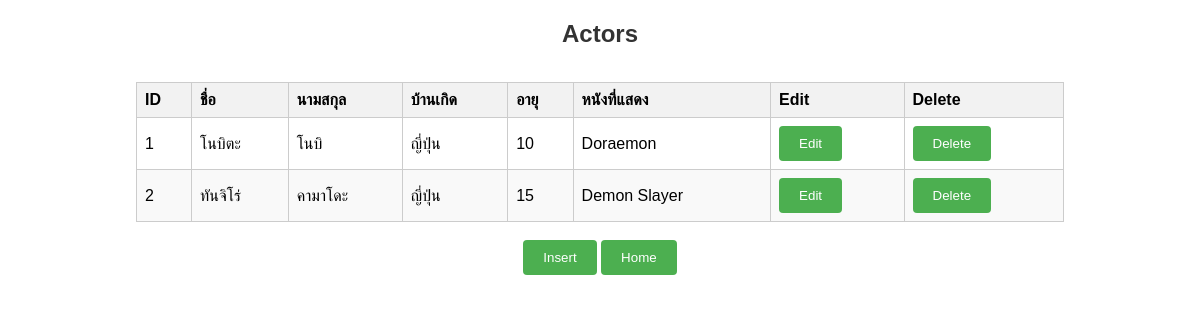
The app's page /actormenu.php, older data.
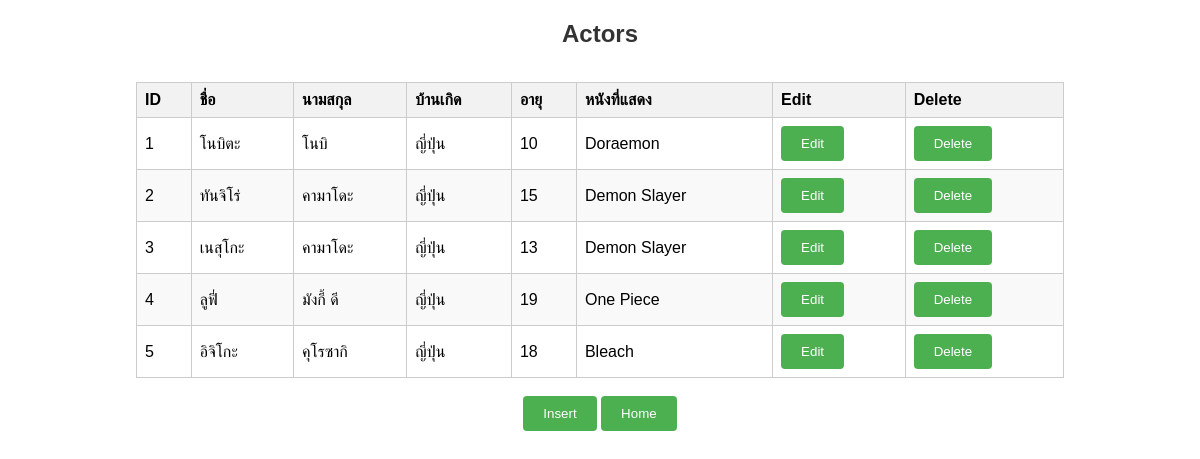
The same page, newer data.
### tables this page shows
CREATE TABLE `actor` (
  `aid` varchar(3) NOT NULL,
  `aname` varchar(20) NOT NULL,
  `alastname` varchar(30) NOT NULL,
  `aaddress` varchar(50) NOT NULL,
  `aage` int(10) NOT NULL
);

CREATE TABLE `product` (
  `pid` varchar(3) NOT NULL,
  `pname` varchar(20) NOT NULL,
  `pdetail` varchar(400) NOT NULL,
  `ptime` varchar(11) NOT NULL,
  `pdate` date NOT NULL
);

### actormenu.php (the view, shortened to what this page needs)
<!DOCTYPE html>
<html lang="en">
<head>
  <link rel="stylesheet" href="style.css">
</head>
<body>
  <?php
  require 'conn.php';
  $sql = "SELECT a.*, p.pname FROM actor a
            LEFT JOIN actor_product ap ON a.aid = ap.aid
            LEFT JOIN product p ON ap.pid = p.pid";
  $result = $conn->query($sql);
  ?>
  <h1>Actors</h1><br>
  <table>
    <thead>
      <tr>
        <th>ID</th>
        <th>ชื่อ</th>
        <th>นามสกุล</th>
        <th>บ้านเกิด</th>
        <th>อายุ</th>
        <th>หนังที่แสดง</th>
        <th>Edit</th>
        <th>Delete</th>
      </tr>
    </thead>
    <tbody>
      <?php
      if ($result->num_rows > 0) {
        while ($row = $result->fetch_assoc()) {
          echo "<tr><td>"
            . $row["aid"] . "</td>"
            . "<td>" . $row["aname"] . "</td>"
            . "<td>" . $row["alastname"] . "</td>"
            . "<td>" . $row["aaddress"] . "</td>"
            . "<td>" . $row["aage"] . "</td>"
            . "<td>" . ($row["pname"] ? $row["pname"] : 'ไม่มีหนังที่แสดง') . "</td>"
            . "<td><a href='editact.php?aid=" . $row["aid"] . "'><button>Edit</button></a></td>"
            . "<td><a href='actdelete.php?aid=" . $row["aid"] . "' onclick=\"return confirm('Are you sure you want to delete this actor?');\"><button>Delete</button></a></td>";
          echo "</tr>";
        }
      } else {
        echo "<tr><td colspan='8'>0 results</td></tr>";
      }
      ?>
    </tbody>
  </table>
  <br>
  <a href='insertact.php'><button>Insert</button></a>
  <a href='home.php'><button>Home</button></a>
</body>
</html>

### style.css (style rules this page uses)
body { font-family: Arial, sans-serif; text-align: center; margin: 20px; }
h1 { color: #333; font-size: 24px; }
table { border-collapse: collapse; width: 80%; margin: 0 auto; }
th, td { border: 1px solid #ccc; padding: 8px; text-align: left; }
th { background-color: #f2f2f2; }
tr:nth-child(even) { background-color: #f9f9f9; }
button { padding: 10px 20px; background-color: #4CAF50; color: white; border: none; border-radius: 4px; cursor: pointer; }

Row changes from the older to the newer data that the page shows:
added actor: aid "3", aname "เนสุโกะ", alastname "คามาโดะ", aaddress "ญี่ปุ่น", aage "13", product.pname "Demon Slayer"
added actor: aid "4", aname "ลูฟี่", alastname "มังกี้ ดี", aaddress "ญี่ปุ่น", aage "19", product.pname "One Piece"
added actor: aid "5", aname "อิจิโกะ", alastname "คุโรซากิ", aaddress "ญี่ปุ่น", aage "18", product.pname "Bleach"
